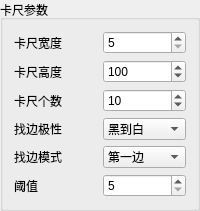
         <widget class="QGroupBox" name="groupBox_caliper_location1">
          <property name="title">
           <string>卡尺参数</string>
          </property>
          <layout class="QGridLayout" name="gridLayout_14">
           <item row="1" column="0">
            <widget class="QLabel" name="label_73">
             <property name="text">
              <string>卡尺高度</string>
             </property>
            </widget>
           </item>
           <item row="3" column="1">
            <widget class="QComboBox" name="comboBox_location_caliper1_transition">
             <item>
              <property name="text">
               <string>黑到白</string>
              </property>
             </item>
             <item>
              <property name="text">
               <string>白到黑</string>
              </property>
             </item>
            </widget>
           </item>
           <item row="3" column="0">
            <widget class="QLabel" name="label_45">
             <property name="text">
              <string>找边极性</string>
             </property>
            </widget>
           </item>
           <item row="0" column="0">
            <widget class="QLabel" name="label_72">
             <property name="text">
              <string>卡尺宽度</string>
             </property>
            </widget>
           </item>
           <item row="5" column="0">
            <widget class="QLabel" name="label_36">
             <property name="text">
              <string>阈值</string>
             </property>
            </widget>
           </item>
           <item row="5" column="1">
            <widget class="QSpinBox" name="spinBox_location_caliper1_thre">
             <property name="minimum">
              <number>5</number>
             </property>
             <property name="maximum">
              <number>60</number>
             </property>
            </widget>
           </item>
           <item row="4" column="1">
            <widget class="QComboBox" name="comboBox_location_caliper1_select">
             <item>
              <property name="text">
               <string>第一边</string>
              </property>
             </item>
             <item>
              <property name="text">
               <string>最后一边</string>
              </property>
             </item>
            </widget>
           </item>
           <item row="4" column="0">
            <widget class="QLabel" name="label_44">
             <property name="text">
              <string>找边模式</string>
             </property>
            </widget>
           </item>
           <item row="2" column="0">
            <widget class="QLabel" name="label_74">
             <property name="text">
              <string>卡尺个数</string>
             </property>
            </widget>
           </item>
           <item row="0" column="1">
            <widget class="QSpinBox" name="spinBox_location_caliper_roi_w">
             <property name="minimum">
              <number>5</number>
             </property>
             <property name="maximum">
              <number>1000</number>
             </property>
            </widget>
           </item>
           <item row="1" column="1">
            <widget class="QSpinBox" name="spinBox_location_caliper_roi_h">
             <property name="minimum">
              <number>5</number>
             </property>
             <property name="maximum">
              <number>1000</number>
             </property>
             <property name="value">
              <number>100</number>
             </property>
            </widget>
           </item>
           <item row="2" column="1">
            <widget class="QSpinBox" name="spinBox_location_caliper_roi_count">
             <property name="minimum">
              <number>5</number>
             </property>
             <property name="maximum">
              <number>200</number>
             </property>
             <property name="value">
              <number>10</number>
             </property>
            </widget>
           </item>
          </layout>
         </widget>
